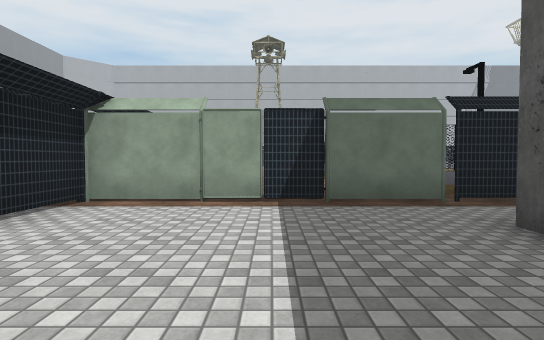
view 1 (above)

24 first-person views from a walk through a Unity game level. The camera is 1.3 m above the floor, tilts 2° down and sees 80° across. Doors are open. The floor is counted in squares, 2 m on a side. Each view is taken from the middle of a square. On the plan, view 1 faces up. The plan holds only what a view shows up to about 10 squares ahead; the rest is blank. The place goes on beyond the plan. The player character is not drawn. Some animated figures are left out. Some surface patterns are stand-ins.

view 2
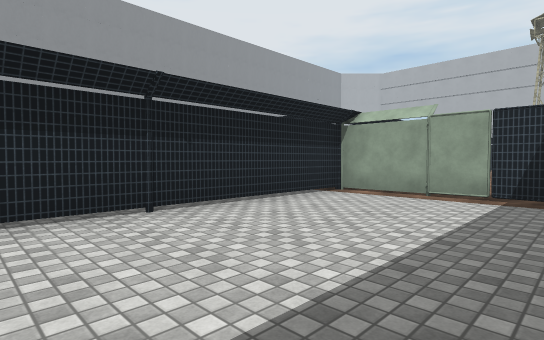

view 3
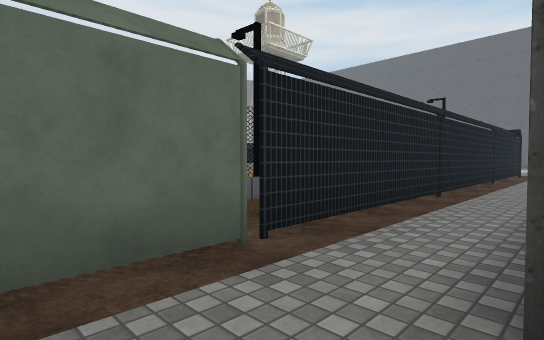

view 4
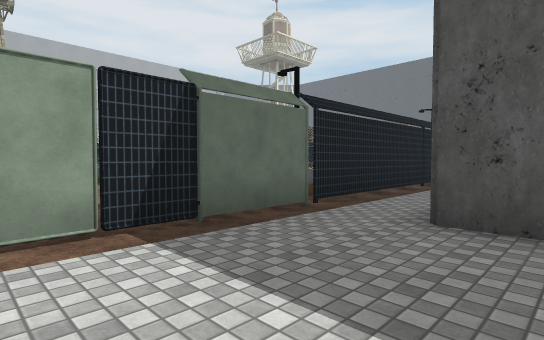

view 5
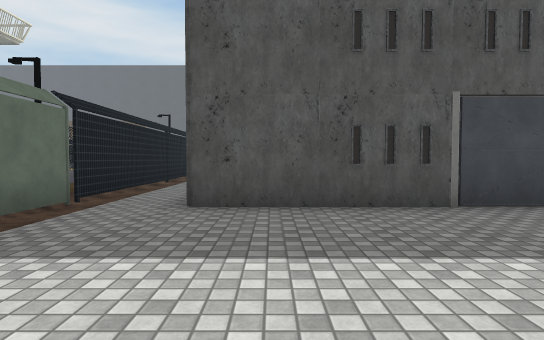

view 6
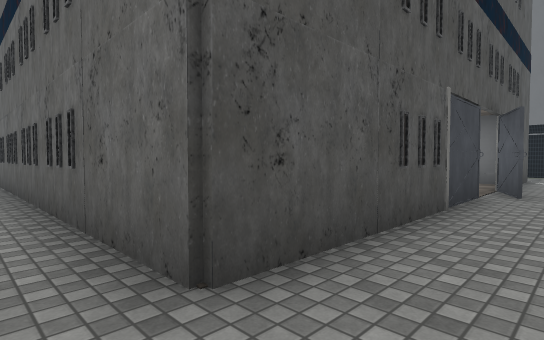

view 7
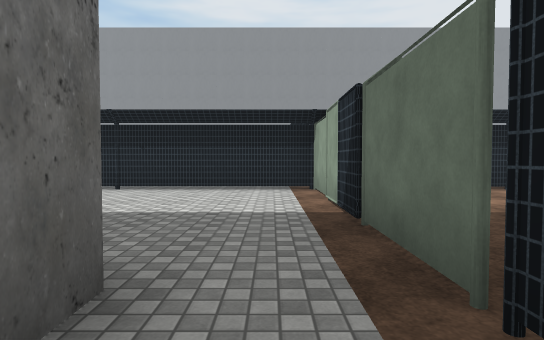

view 8
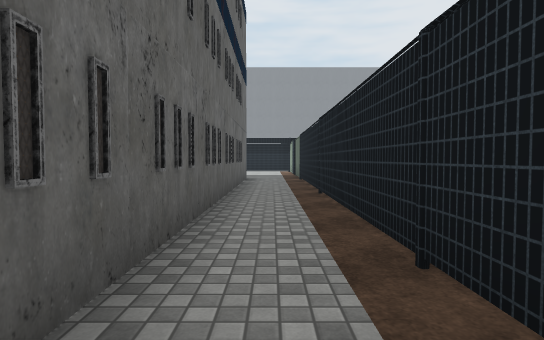

view 9
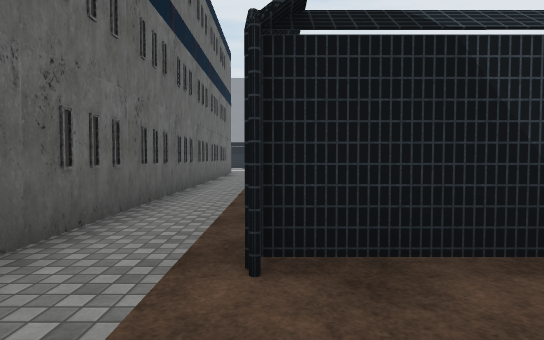

view 10
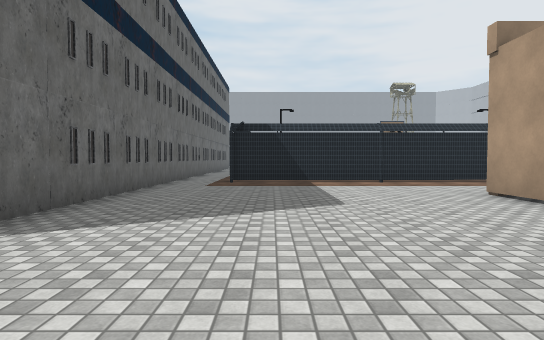

view 11
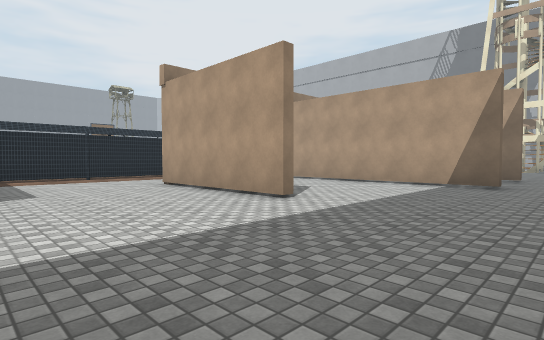

view 12
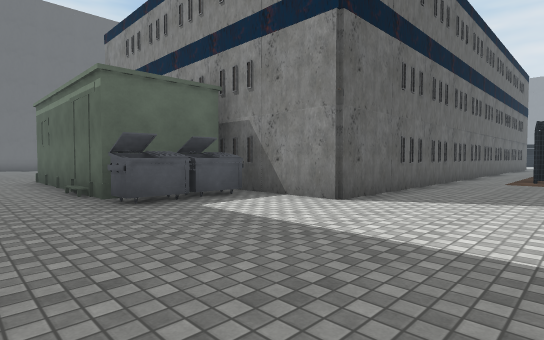

view 13
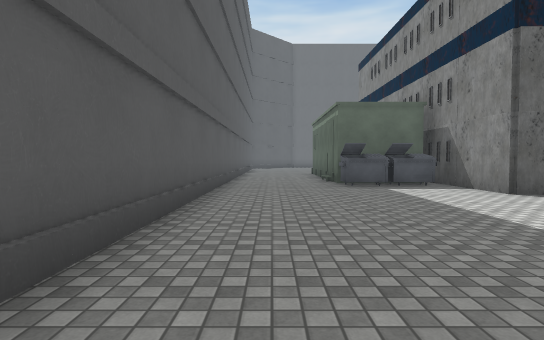

view 14
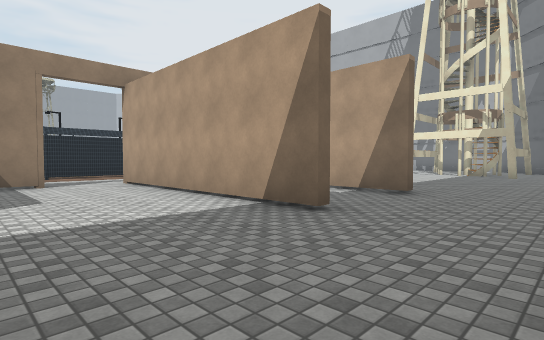

view 15
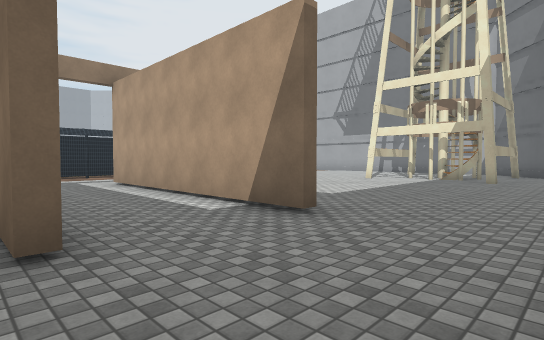

view 16
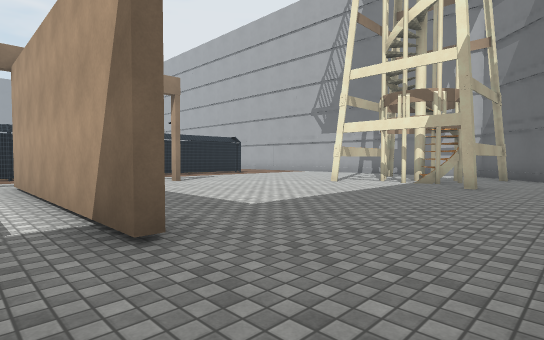

view 17
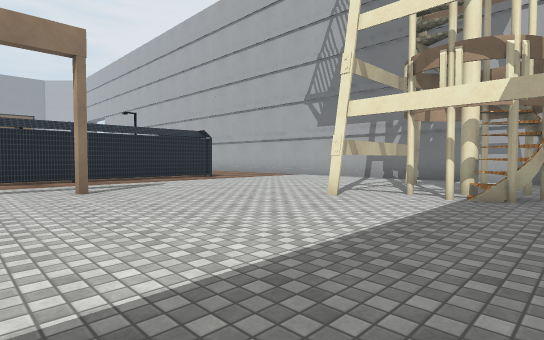

view 18
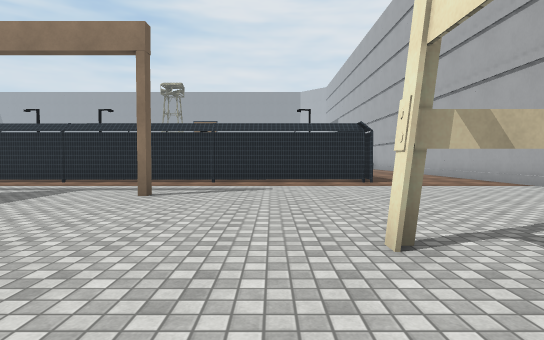

view 19
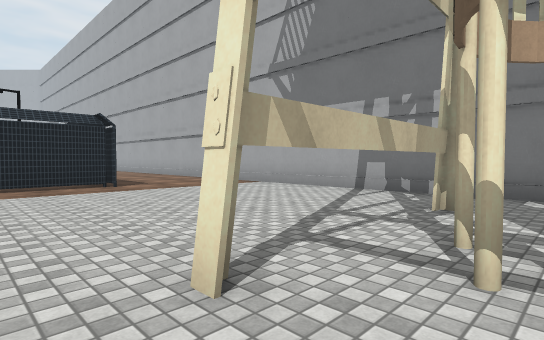

view 20
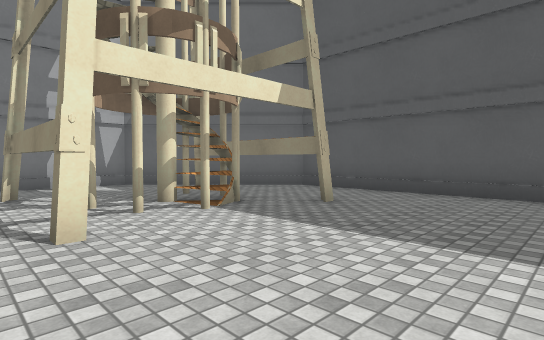

view 21
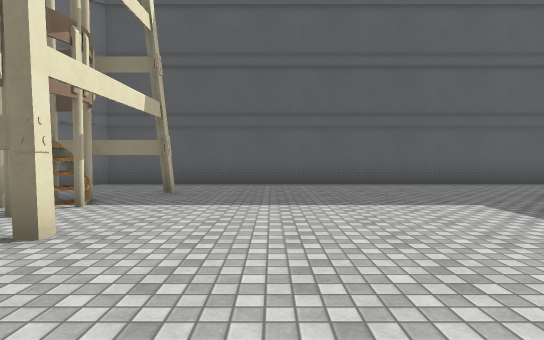

view 22
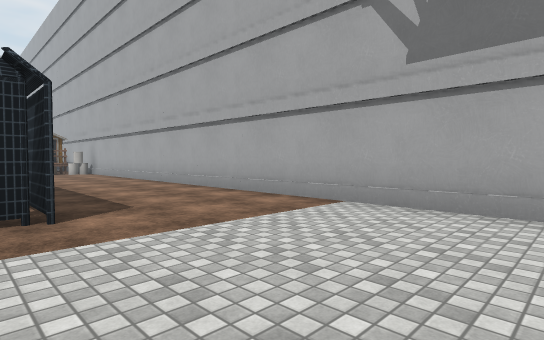

view 23
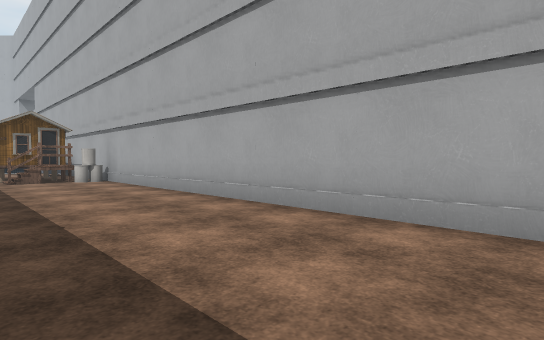

view 24
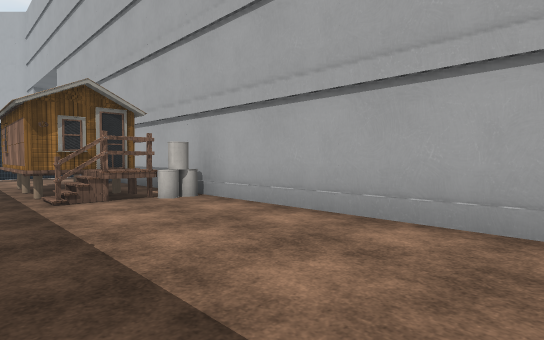

### Floor plan
Key: @ floor where view 1 was taken; # wall or solid block; x gap in a wall; . floor; / step, stairs or slope; T thing the floor can be seen under or through; O other object.
Columns run from 3 left of view 1 to 28 right of it. Each row starts with its distance up from view 1.
 30        ######################
 29     ####.................../##
 28 #..O  OO..................../##
 27 #..OOOO..................T..#/##
 26        ..................T.##./#
 25                  ##......Tx##./#
 24                   #......T..#./#
 23                   #.........../#
 22                   #.........../#
 21                   #..O......../#
 20                   #.........../#
 19                   #.........../#
 18                   #...   ...../#
 17                   #..OOOOOOO../#
 16                   #.........../#
 15                   #...OOOOOO../#
 14                   #..O......../
 13                   #.........../
 12                   #  O......../
 11                   #..O   ...../
 10                   #..OOOOO....
  9                   #...........
  8                   #.........../
  7    ..             #.........../#
  6    .. O           #.........../#
  5 ###################.........../#
  4 #............................./#
  3 #....#####################..../#
  2 #....#                   #..../#
  1 #....#                   ###../#
  0 #..@.#                   #OO../#
 -1 #....#                    OO../#

Where each view was taken, in squares from view 1:
view 1: 0 up, 0 right, facing up
view 2: 1 down, 1 right, facing up-left
view 3: 3 up, 1 right, facing up-right
view 4: 2 up, 1 left, facing up-right
view 5: 2 up, 2 left, facing right
view 6: 4 up, 1 right, facing down-right
view 7: 4 up, 4 right, facing left
view 8: 4 up, 13 right, facing left
view 9: 5 up, 17 right, facing left
view 10: 6 up, 24 right, facing left
view 11: 6 up, 26 right, facing up-left
view 12: 6 up, 26 right, facing down-left
view 13: 9 up, 26 right, facing down
view 14: 11 up, 27 right, facing up-left
view 15: 14 up, 27 right, facing up-left
view 16: 16 up, 27 right, facing up-left
view 17: 19 up, 25 right, facing up-left
view 18: 23 up, 24 right, facing left
view 19: 23 up, 23 right, facing up-left
view 20: 21 up, 21 right, facing up-right
view 21: 22 up, 19 right, facing right
view 22: 25 up, 19 right, facing up-left
view 23: 26 up, 14 right, facing up-left
view 24: 26 up, 9 right, facing up-left
